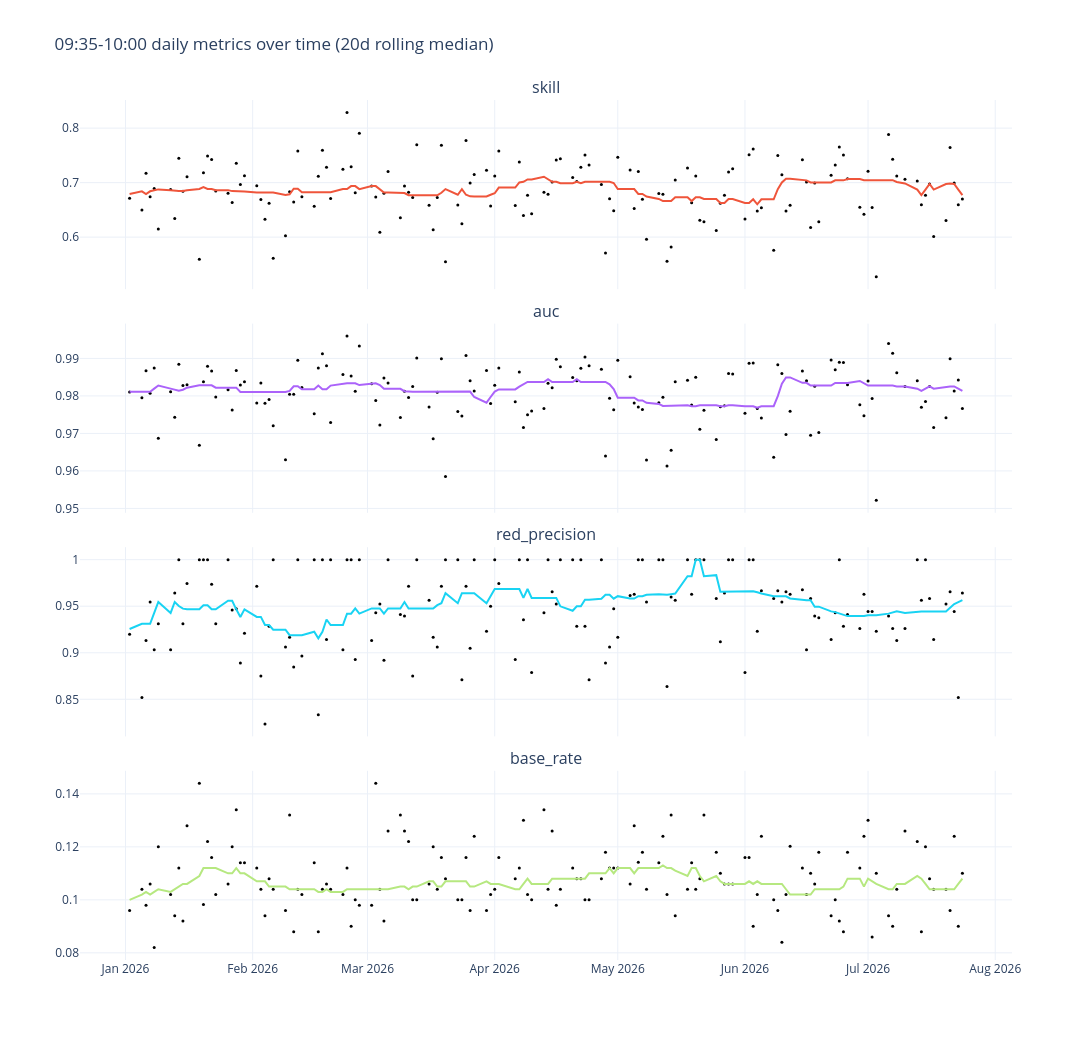

The notebook cell saved with this chart:
### Code cell
#pred = pd.read_parquet('data/stage-5/pred_fullspan_5c2raw_01-2025_6s.parquet')
ts = window_over_time(pred,  "09:35", "10:00")

### Figure 1 — Plotly figure (JSON) as saved in the notebook; plotly's stock layout.template omitted (floating-point values rounded to 4 significant figures; data arrays with more than 128 entries replaced by an {"elided": "..."} marker saying what was removed)
{"data": [{"marker": {"color": "black", "size": 3}, "mode": "markers", "name": "skill daily", "showlegend": false, "type": "scatter", "x": {"elided": "144 str values"}, "xaxis": "x", "y": {"elided": "144 float values"}, "yaxis": "y"}, {"line": {"width": 2}, "mode": "lines", "name": "skill 20d median", "showlegend": false, "type": "scatter", "x": {"elided": "144 str values"}, "xaxis": "x", "y": {"elided": "144 float values"}, "yaxis": "y"}, {"marker": {"color": "black", "size": 3}, "mode": "markers", "name": "auc daily", "showlegend": false, "type": "scatter", "x": {"elided": "144 str values"}, "xaxis": "x2", "y": {"elided": "144 float values"}, "yaxis": "y2"}, {"line": {"width": 2}, "mode": "lines", "name": "auc 20d median", "showlegend": false, "type": "scatter", "x": {"elided": "144 str values"}, "xaxis": "x2", "y": {"elided": "144 float values"}, "yaxis": "y2"}, {"marker": {"color": "black", "size": 3}, "mode": "markers", "name": "red_precision daily", "showlegend": false, "type": "scatter", "x": {"elided": "144 str values"}, "xaxis": "x3", "y": {"elided": "144 float values"}, "yaxis": "y3"}, {"line": {"width": 2}, "mode": "lines", "name": "red_precision 20d median", "showlegend": false, "type": "scatter", "x": {"elided": "144 str values"}, "xaxis": "x3", "y": {"elided": "144 float values"}, "yaxis": "y3"}, {"marker": {"color": "black", "size": 3}, "mode": "markers", "name": "base_rate daily", "showlegend": false, "type": "scatter", "x": {"elided": "144 str values"}, "xaxis": "x4", "y": {"elided": "144 float values"}, "yaxis": "y4"}, {"line": {"width": 2}, "mode": "lines", "name": "base_rate 20d median", "showlegend": false, "type": "scatter", "x": {"elided": "144 str values"}, "xaxis": "x4", "y": {"elided": "144 float values"}, "yaxis": "y4"}], "layout": {"annotations": [{"font": {"size": 16}, "showarrow": false, "text": "skill", "x": 0.5, "xanchor": "center", "xref": "paper", "y": 1, "yanchor": "bottom", "yref": "paper"}, {"font": {"size": 16}, "showarrow": false, "text": "auc", "x": 0.5, "xanchor": "center", "xref": "paper", "y": 0.74, "yanchor": "bottom", "yref": "paper"}, {"font": {"size": 16}, "showarrow": false, "text": "red_precision", "x": 0.5, "xanchor": "center", "xref": "paper", "y": 0.48, "yanchor": "bottom", "yref": "paper"}, {"font": {"size": 16}, "showarrow": false, "text": "base_rate", "x": 0.5, "xanchor": "center", "xref": "paper", "y": 0.22, "yanchor": "bottom", "yref": "paper"}], "height": 1040, "title": {"text": "09:35-10:00 daily metrics over time (20d rolling median)"}, "width": 2400, "xaxis": {"anchor": "y", "domain": [0, 1], "matches": "x4", "showticklabels": false}, "xaxis2": {"anchor": "y2", "domain": [0, 1], "matches": "x4", "showticklabels": false}, "xaxis3": {"anchor": "y3", "domain": [0, 1], "matches": "x4", "showticklabels": false}, "xaxis4": {"anchor": "y4", "domain": [0, 1]}, "yaxis": {"anchor": "x", "domain": [0.78, 1]}, "yaxis2": {"anchor": "x2", "domain": [0.52, 0.74]}, "yaxis3": {"anchor": "x3", "domain": [0.26, 0.48]}, "yaxis4": {"anchor": "x4", "domain": [0, 0.22]}}}
